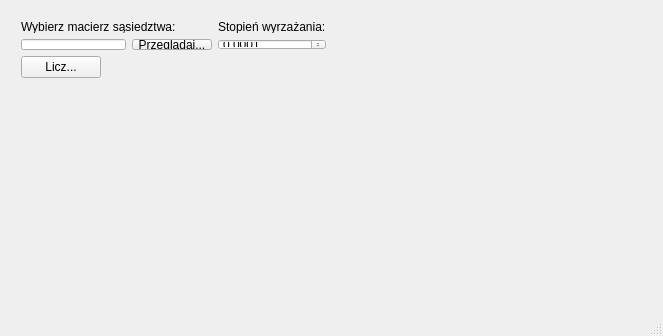
<?xml version="1.0" encoding="UTF-8"?>
<ui version="4.0">
 <class>MainWindow</class>
 <widget class="QMainWindow" name="MainWindow">
  <property name="geometry">
   <rect>
    <x>0</x>
    <y>0</y>
    <width>663</width>
    <height>336</height>
   </rect>
  </property>
  <property name="sizePolicy">
   <sizepolicy hsizetype="Minimum" vsizetype="Minimum">
    <horstretch>0</horstretch>
    <verstretch>0</verstretch>
   </sizepolicy>
  </property>
  <property name="windowTitle">
   <string>MainWindow</string>
  </property>
  <widget class="QWidget" name="centralWidget">
   <property name="sizePolicy">
    <sizepolicy hsizetype="Expanding" vsizetype="Expanding">
     <horstretch>0</horstretch>
     <verstretch>0</verstretch>
    </sizepolicy>
   </property>
   <widget class="QWidget" name="layoutWidget">
    <property name="geometry">
     <rect>
      <x>10</x>
      <y>10</y>
      <width>327</width>
      <height>79</height>
     </rect>
    </property>
    <layout class="QGridLayout" name="gridLayout">
     <item row="0" column="0">
      <layout class="QHBoxLayout" name="horizontalLayout">
       <item>
        <layout class="QVBoxLayout" name="verticalLayout">
         <property name="sizeConstraint">
          <enum>QLayout::SetMinimumSize</enum>
         </property>
         <item>
          <widget class="QLabel" name="label">
           <property name="text">
            <string>Wybierz macierz sąsiedztwa:</string>
           </property>
          </widget>
         </item>
         <item>
          <layout class="QHBoxLayout" name="horizontalLayout_2">
           <item>
            <widget class="QLineEdit" name="lineEdit">
             <property name="sizePolicy">
              <sizepolicy hsizetype="Expanding" vsizetype="Fixed">
               <horstretch>0</horstretch>
               <verstretch>0</verstretch>
              </sizepolicy>
             </property>
             <property name="dragEnabled">
              <bool>true</bool>
             </property>
             <property name="readOnly">
              <bool>true</bool>
             </property>
            </widget>
           </item>
           <item>
            <widget class="QPushButton" name="pushButton">
             <property name="sizePolicy">
              <sizepolicy hsizetype="Preferred" vsizetype="Fixed">
               <horstretch>0</horstretch>
               <verstretch>0</verstretch>
              </sizepolicy>
             </property>
             <property name="text">
              <string>Przeglądaj...</string>
             </property>
            </widget>
           </item>
          </layout>
         </item>
        </layout>
       </item>
       <item>
        <layout class="QVBoxLayout" name="verticalLayout_2">
         <item>
          <widget class="QLabel" name="label_2">
           <property name="text">
            <string>Stopień wyrzażania:</string>
           </property>
          </widget>
         </item>
         <item>
          <widget class="QDoubleSpinBox" name="doubleSpinBox">
           <property name="decimals">
            <number>4</number>
           </property>
           <property name="maximum">
            <double>1.000000000000000</double>
           </property>
           <property name="singleStep">
            <double>0.001000000000000</double>
           </property>
           <property name="value">
            <double>0.000100000000000</double>
           </property>
          </widget>
         </item>
        </layout>
       </item>
      </layout>
     </item>
     <item row="1" column="0">
      <widget class="QPushButton" name="pushButton_2">
       <property name="enabled">
        <bool>true</bool>
       </property>
       <property name="sizePolicy">
        <sizepolicy hsizetype="Fixed" vsizetype="Fixed">
         <horstretch>0</horstretch>
         <verstretch>0</verstretch>
        </sizepolicy>
       </property>
       <property name="layoutDirection">
        <enum>Qt::LeftToRight</enum>
       </property>
       <property name="text">
        <string>Licz...</string>
       </property>
      </widget>
     </item>
    </layout>
   </widget>
   <widget class="QWidget" name="verticalLayoutWidget">
    <property name="geometry">
     <rect>
      <x>20</x>
      <y>110</y>
      <width>621</width>
      <height>201</height>
     </rect>
    </property>
    <layout class="QVBoxLayout" name="verticalLayout_3"/>
   </widget>
  </widget>
  <widget class="QStatusBar" name="statusBar"/>
 </widget>
 <layoutdefault spacing="6" margin="11"/>
 <resources/>
 <connections/>
</ui>
